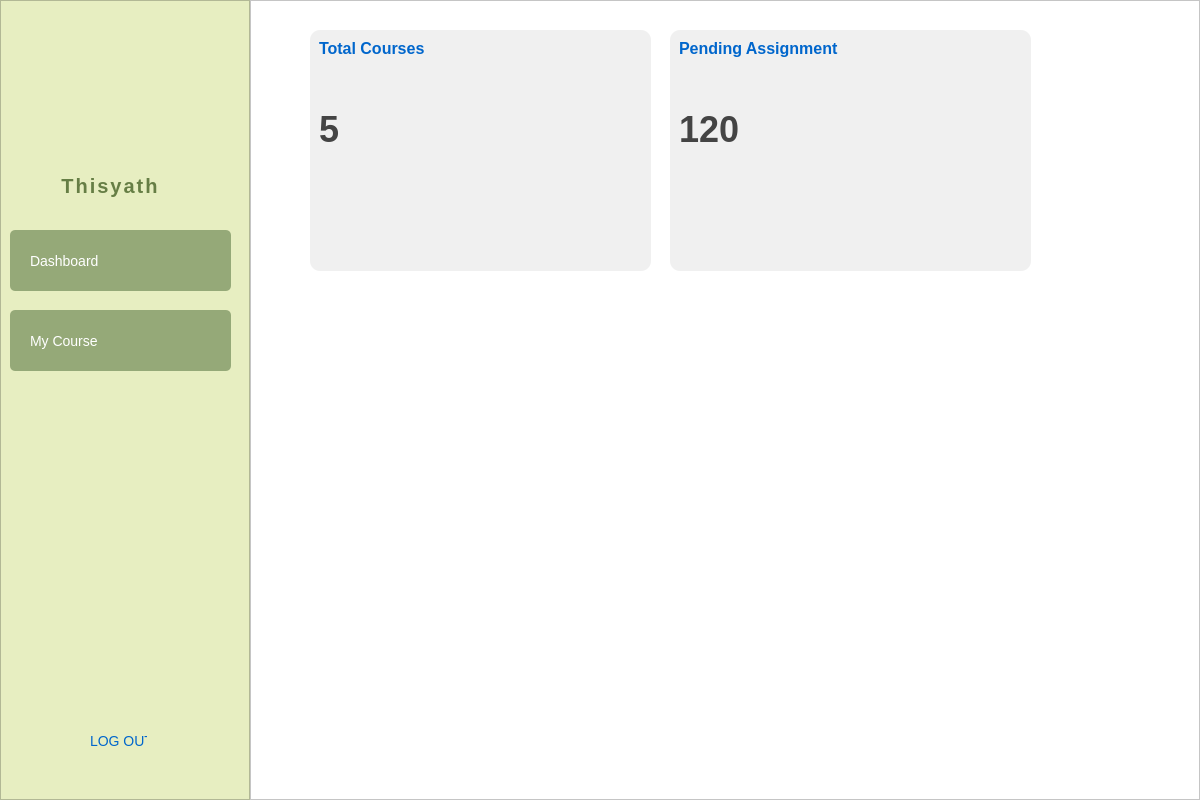
<?xml version="1.0" encoding="UTF-8"?>
<ui version="4.0">
 <class>TeacherDashboard</class>
 <widget class="QMainWindow" name="TeacherDashboard">
  <property name="geometry">
   <rect>
    <x>0</x>
    <y>0</y>
    <width>1200</width>
    <height>800</height>
   </rect>
  </property>
  <property name="minimumSize">
   <size>
    <width>1200</width>
    <height>800</height>
   </size>
  </property>
  <property name="windowTitle">
   <string>Learn Up! - Teacher Dashboard</string>
  </property>
  <widget class="QWidget" name="centralwidget">
   <layout class="QHBoxLayout" name="horizontalLayout">
    <property name="spacing">
     <number>0</number>
    </property>
    <property name="leftMargin">
     <number>0</number>
    </property>
    <property name="topMargin">
     <number>0</number>
    </property>
    <property name="rightMargin">
     <number>0</number>
    </property>
    <property name="bottomMargin">
     <number>0</number>
    </property>
    <item>
     <widget class="QFrame" name="sidebar">
      <property name="minimumSize">
       <size>
        <width>250</width>
        <height>0</height>
       </size>
      </property>
      <property name="maximumSize">
       <size>
        <width>250</width>
        <height>16777215</height>
       </size>
      </property>
      <property name="styleSheet">
       <string notr="true">QFrame#sidebar {
	background-color: #E7EEC1;
}

QLabel#profileImage {
	background-color: #95A978;
	border-radius: 60px;
}

QLabel#teacherName {
	color: #444444;
	font-size: 16px;
	font-weight: bold;
}

QPushButton {
	background-color: #95A978;
	color: white;
	text-align: left;
	padding: 12px 20px;
	border: none;
	border-radius: 5px;
	font-size: 14px;
}

QPushButton:hover {
	background-color: #7C8F60;
}

QPushButton#logoutBtn {
	background-color: transparent;
	color: #0066CC;
}</string>
      </property>
      <property name="frameShape">
       <enum>QFrame::StyledPanel</enum>
      </property>
      <property name="frameShadow">
       <enum>QFrame::Raised</enum>
      </property>
      <widget class="QPushButton" name="dashboardBtn">
       <property name="geometry">
        <rect>
         <x>10</x>
         <y>230</y>
         <width>221</width>
         <height>61</height>
        </rect>
       </property>
       <property name="text">
        <string>Dashboard</string>
       </property>
      </widget>
      <widget class="QPushButton" name="myCourseBtn">
       <property name="geometry">
        <rect>
         <x>10</x>
         <y>310</y>
         <width>221</width>
         <height>61</height>
        </rect>
       </property>
       <property name="text">
        <string>My Course</string>
       </property>
      </widget>
      <widget class="QPushButton" name="logoutBtn">
       <property name="geometry">
        <rect>
         <x>70</x>
         <y>720</y>
         <width>97</width>
         <height>41</height>
        </rect>
       </property>
       <property name="text">
        <string>LOG OUT</string>
       </property>
      </widget>
      <widget class="QLabel" name="profilTeacher">
       <property name="geometry">
        <rect>
         <x>60</x>
         <y>20</y>
         <width>131</width>
         <height>131</height>
        </rect>
       </property>
       <property name="text">
        <string/>
       </property>
       <property name="pixmap">
        <pixmap>../../../Downloads/profilTeacher.png</pixmap>
       </property>
       <property name="scaledContents">
        <bool>true</bool>
       </property>
      </widget>
      <widget class="QLabel" name="studentName">
       <property name="geometry">
        <rect>
         <x>30</x>
         <y>170</y>
         <width>161</width>
         <height>31</height>
        </rect>
       </property>
       <property name="styleSheet">
        <string notr="true">color: #667E45;
font-size: 20px;
font-family: 'Montserrat', 'Segoe UI', Arial, sans-serif;
font-weight: bold;
letter-spacing: 2px;
text-shadow: 0 2px 8px #e0e0e0;</string>
       </property>
       <property name="text">
        <string>Thisyath</string>
       </property>
       <property name="alignment">
        <set>Qt::AlignCenter</set>
       </property>
      </widget>
     </widget>
    </item>
    <item>
     <widget class="QFrame" name="mainContent">
      <property name="styleSheet">
       <string notr="true">QFrame#mainContent {
	background-color: white;
}

QFrame.statsCard {
	background-color: #F0F0F0;
	border-radius: 10px;
}

QLabel.statsTitle {
	color: #0066CC;
	font-size: 16px;
	font-weight: bold;
}

QLabel.statsValue {
	color: #444444;
	font-size: 36px;
	font-weight: bold;
}</string>
      </property>
      <property name="frameShape">
       <enum>QFrame::StyledPanel</enum>
      </property>
      <property name="frameShadow">
       <enum>QFrame::Raised</enum>
      </property>
      <widget class="QFrame" name="coursesCard">
       <property name="geometry">
        <rect>
         <x>60</x>
         <y>30</y>
         <width>341</width>
         <height>241</height>
        </rect>
       </property>
       <property name="minimumSize">
        <size>
         <width>0</width>
         <height>150</height>
        </size>
       </property>
       <property name="styleSheet">
        <string notr="true">background-color: #F0F0F0;
border-radius: 10px;</string>
       </property>
       <widget class="QLabel" name="coursesTitle">
        <property name="geometry">
         <rect>
          <x>9</x>
          <y>9</y>
          <width>112</width>
          <height>19</height>
         </rect>
        </property>
        <property name="styleSheet">
         <string notr="true">color: #0066CC;
font-size: 16px;
font-weight: bold;</string>
        </property>
        <property name="text">
         <string>Total Courses</string>
        </property>
       </widget>
       <widget class="QLabel" name="totalCoursesValue">
        <property name="geometry">
         <rect>
          <x>9</x>
          <y>78</y>
          <width>23</width>
          <height>43</height>
         </rect>
        </property>
        <property name="styleSheet">
         <string notr="true">color: #444444;
font-size: 36px;
font-weight: bold;</string>
        </property>
        <property name="text">
         <string>5</string>
        </property>
       </widget>
      </widget>
      <widget class="QFrame" name="studentsCard">
       <property name="geometry">
        <rect>
         <x>420</x>
         <y>30</y>
         <width>361</width>
         <height>241</height>
        </rect>
       </property>
       <property name="minimumSize">
        <size>
         <width>0</width>
         <height>150</height>
        </size>
       </property>
       <property name="styleSheet">
        <string notr="true">background-color: #F0F0F0;
border-radius: 10px;</string>
       </property>
       <widget class="QLabel" name="studentsTitle">
        <property name="geometry">
         <rect>
          <x>9</x>
          <y>9</y>
          <width>171</width>
          <height>19</height>
         </rect>
        </property>
        <property name="styleSheet">
         <string notr="true">color: #0066CC;
font-size: 16px;
font-weight: bold;</string>
        </property>
        <property name="text">
         <string>Pending Assignment</string>
        </property>
       </widget>
       <widget class="QLabel" name="pendingAssignmentValue">
        <property name="enabled">
         <bool>true</bool>
        </property>
        <property name="geometry">
         <rect>
          <x>9</x>
          <y>78</y>
          <width>69</width>
          <height>43</height>
         </rect>
        </property>
        <property name="styleSheet">
         <string notr="true">color: #444444;
font-size: 36px;
font-weight: bold;</string>
        </property>
        <property name="text">
         <string>120</string>
        </property>
       </widget>
      </widget>
     </widget>
    </item>
   </layout>
  </widget>
 </widget>
 <resources/>
 <connections/>
</ui>
